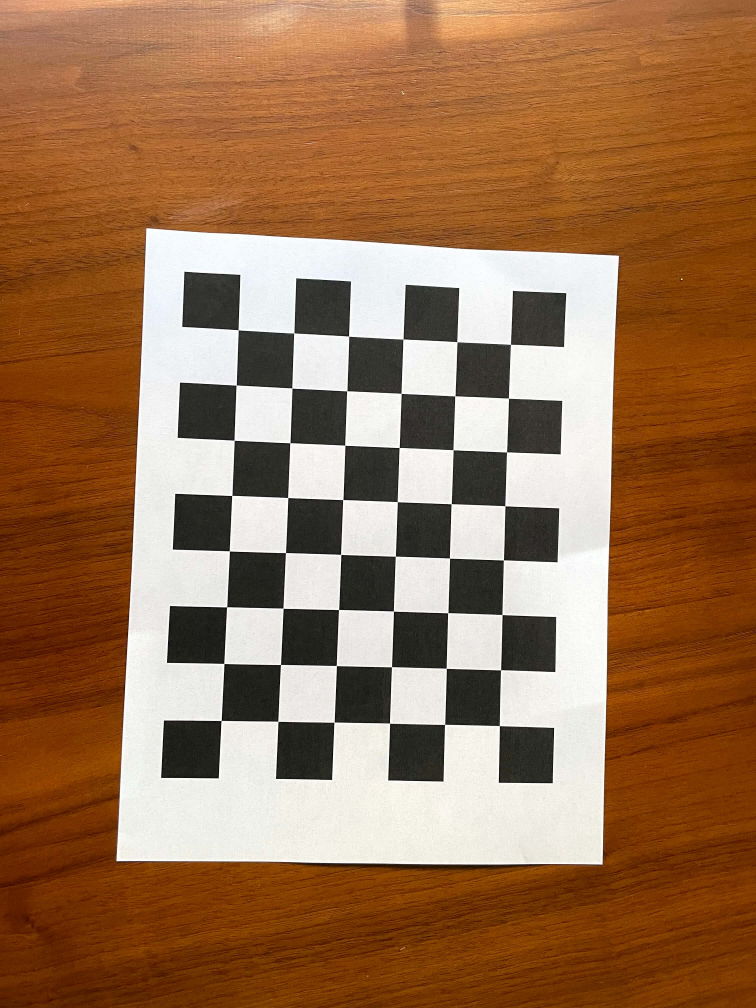
#> input picture images/calibrate_camera_images/IMG_4722.jpg, 2268 x 3024 px (shown at 1/3 size); its folder holds only this picture in this run
$ jupyter execute AR_overlay_homography.ipynb
#> lines starting #> are read from the running program, lines starting #| are printed output that depends on the picture; long printed decimals are rounded
[cell 1]
import numpy as np
import cv2
import os
import matplotlib.pyplot as plt
from matplotlib.pyplot import figure
import glob

import math

[cell 2]
# Load the camera calibration matrix
K = np.load("calibration_matrix.npy")
#> (reads calibration_matrix.npy from the repository)
distortion_coeffs = np.load("distCoeffs.npy")
#> (reads distCoeffs.npy from the repository)

print("calibration matrix is: \n" , K)
print("distortion_coeffs are: \n" , distortion_coeffs)

[cell 3]
# [15 lines of commented-out code are left out]

[cell 4]
# Show a cube on the first image
#data = np.load('calibration_matrix.npy')
#Set the variables
folderpath = "images/calibrate_camera_images"
width = 8 # Width of checkerboard
height = 6 # Height of checkerboard pattern
square_size = 25 # Length of edge of square in meters 25mm
# flag_show_checkerboard_images = True


# Termination criteria for stopping subpixel corner calculation
criteria = (cv2.TERM_CRITERIA_EPS + cv2.TERM_CRITERIA_MAX_ITER, 30, 0.01)


objpts = np.zeros((height*width,3), np.float32)
xx,yy = np.meshgrid(np.arange(0,width,1), np.arange(0,height,1))

# Reshape into 1d array
xx = xx.reshape(-1)
yy = yy.reshape(-1)

# Update coordinates of the XY points
objpts[:,0] = xx
objpts[:,1] = yy

# Sacle by the true size
objpts = square_size* objpts

fnames = os.listdir(folderpath)
# print(fnames)
for curr_file in fnames:
        if not '.jpg' in curr_file:
            continue

        print("Reading file: "+ curr_file )

        current_fname = os.path.join(folderpath,curr_file)
        img = cv2.imread(current_fname) # Read as grayscale
#> img is the input picture: shape (3024, 2268, 3); mean B, G, R 81.7, 114.2, 154.3
        img = cv2.cvtColor(img, cv2.COLOR_BGR2RGB) # Read as grayscale
        img_baseline = np.copy(img)
#         plt.imshow(img)
#         plt.show()
#         break
        gray = cv2.cvtColor(img,cv2.COLOR_BGR2GRAY)
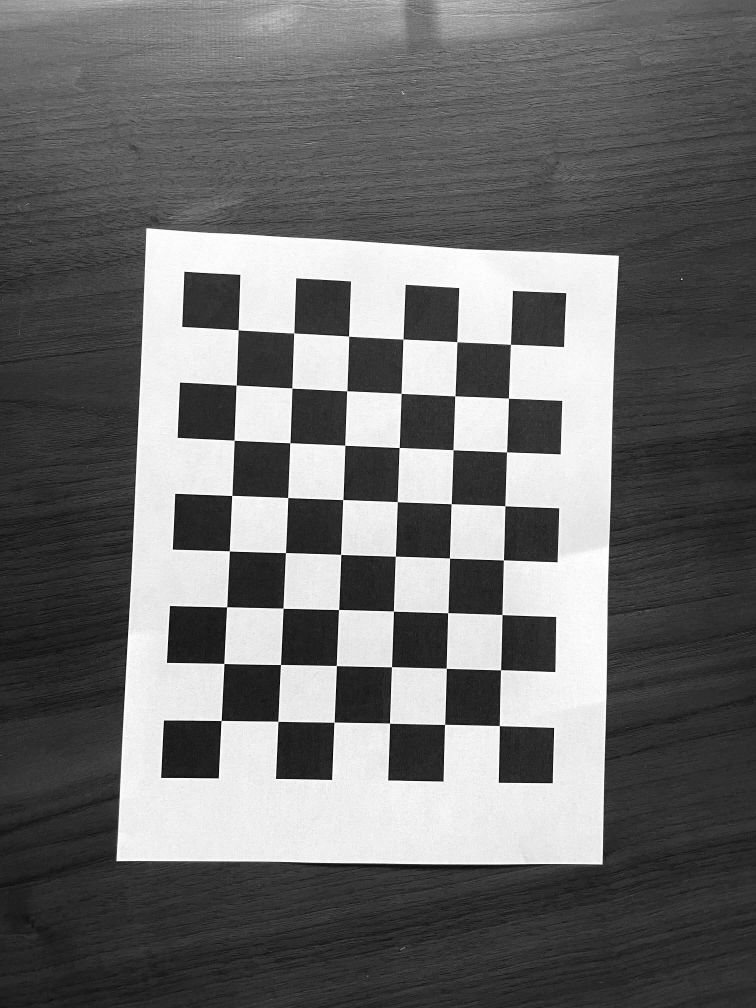
#> gray: shape (3024, 2268) (shown at 1/3 size); min 0, max 255, mean 109.1

        #Find the chessboard corners
        ret,corners = cv2.findChessboardCorners(gray,(width,height),
                                               cv2.CALIB_CB_ADAPTIVE_THRESH
                                                + cv2.CALIB_CB_FAST_CHECK
                                                + cv2.CALIB_CB_NORMALIZE_IMAGE)
#> ret = True; corners = 48 rows, first 8: [664.4, 2162.4], [672.6, 1991.4], [681.1, 1821.6], [689, 1654], [695.9, 1487.5], [703.3, 1321.7], [709.5, 1156.1], [715.5, 990.7]

        #If the corners are detected, run subpixel accuracy
        if ret:

            print("Initial corners found")
            corners2 = cv2.cornerSubPix(gray,corners,(11,11),(-1,-1),criteria)
#> corners2 = 48 rows, first 8: [664.4, 2162.4], [672.7, 1991.3], [681.1, 1821.6], [689.1, 1653.8], [696.5, 1487.3], [703.3, 1321.6], [709.4, 1156], [715.4, 990.5]
#             print(corners2)

            # Draw the corners
            img = cv2.drawChessboardCorners(img,(width,height),corners2,ret)

            figure(figsize=(16,12))
            plt.imshow(img,cmap='gray')
            plt.show()

            # Get Homography for first square to
            src_pts = []
            src_pts.append(corners[0])
            src_pts.append(corners[1])
            src_pts.append(corners[9])
            src_pts.append(corners[8])
            src_pts = np.array(src_pts)
#> src_pts = [[664.4, 2162.4], [672.7, 1991.3], [842.4, 1994.4], [834.7, 2164.8]]
            src_pts = src_pts.reshape(-1,1,2)

            xx = 1000
            yy = 1500
            pt1 = [xx,yy+100]
            pt2 = [xx,yy]
            pt3 = [xx+100,yy]
            pt4 = [xx+100,yy+100]
            dst_pts = np.float32([pt1,pt2,pt3,pt4]).reshape(-1,1,2)


            M, mask = cv2.findHomography(src_pts, dst_pts, cv2.RANSAC,5.0)
#> M = [[0.576, 0.0479, 539], [-0.0461, 0.627, 314.7], [-2.34e-05, 1.88e-05, 1]]; mask = [1, 1, 1, 1]
#             M2, mask = cv2.findHomography(dst, src_pts, cv2.RANSAC,5.0)
            print("Homography for first image to top view shot is:\n ", M)
#| Homography for first image to top view shot is:
#|   [[ 5.75806362e-01  4.79026254e-02  5.38968922e+02]
#|  [-4.60994412e-02  6.27157460e-01  3.14707367e+02]
#|  [-2.34464646e-05  1.88285879e-05  1.00000000e+00]]
            matchesMask = mask.ravel().tolist()
#> matchesMask = [1, 1, 1, 1]
            print("Image shape is: ", img.shape)
#| Image shape is:  (3024, 2268, 3)
            h,w,d = img.shape
#> h = 3024; w = 2268; d = 3

#             pts = np.float32([ [0,0],[0,h-1],[w-1,h-1],[w-1,0] ]).reshape(-1,1,2)
            dst = cv2.warpPerspective(img,M,(h,w))
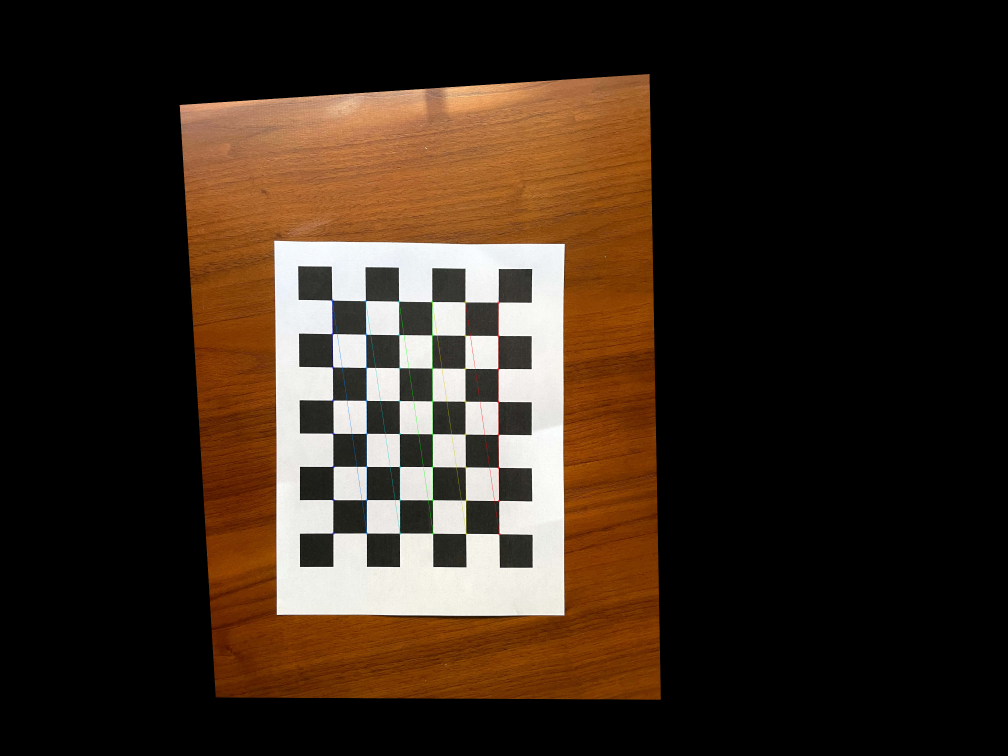
#> dst: shape (2268, 3024, 3) (shown at 1/3 size); mean R, G, B 56.7, 41.9, 29.8

            figure(figsize=(16,12))
            plt.imshow(dst)
            plt.show()

        break

[cell 5]
#Homography from flat to tilted
H, mask2 = cv2.findHomography(dst_pts, src_pts, cv2.RANSAC,5.0)
#> H = [[1.71, -0.104, -888.8], [0.107, 1.62, -567.1], [3.81e-05, -3.29e-05, 1]]; mask2 = [1, 1, 1, 1]
print("Computed Homography = \n", H)
#| Computed Homography =
#|  [[ 1.70983060e+00 -1.03912833e-01 -8.88843420e+02]
#|  [ 1.06571753e-01  1.61958556e+00 -5.67134371e+02]
#|  [ 3.80828869e-05 -3.29308977e-05  1.00000000e+00]]

[cell 6]
def compute_projection_matrix(H,K):
    # H = K * [c1|c2|t]
    # Kinv * H = [c1|c2|t]
#     H = -1*H
    print("K is= \n ",K)
    print("H is= \n ",H)
#| H is=
#|   [[ 1.70983060e+00 -1.03912833e-01 -8.88843420e+02]
#|  [ 1.06571753e-01  1.61958556e+00 -5.67134371e+02]
#|  [ 3.80828869e-05 -3.29308977e-05  1.00000000e+00]]

    M = np.linalg.inv(K)
    print("Kinv is= \n ",M)

    M = np.matmul(M,H)
#> M = [[0.00317, -0.000173, -2.3], [0.000182, 0.00304, -1.5], [3.81e-05, -3.29e-05, 1]]
    print("Kinnv * H = \n", M)
#| Kinnv * H =
#|  [[ 3.16527643e-03 -1.72811915e-04 -2.29676114e+00]
#|  [ 1.82090905e-04  3.03604506e-03 -1.49749142e+00]
#|  [ 3.80828869e-05 -3.29308977e-05  1.00000000e+00]]

    # Get the first 2 columns
    a = M[:,0]
#> a = [0.00317, 0.000182, 3.81e-05]
    b = M[:,1]
#> b = [-0.000173, 0.00304, -3.29e-05]
    t  = M[:,2]
#> t = [-2.3, -1.5, 1]

    l = math.sqrt(np.linalg.norm(a) * np.linalg.norm(b))
#> l = 0.00311


    #Normalize the columns:
    a = a /l# np.linalg.norm(a)
#> a = [1.02, 0.0586, 0.0123]
    b = b /l# np.linalg.norm(b)
#> b = [-0.0557, 0.978, -0.0106]
    t = t/l
#> t = [-739.6, -482.2, 322]


    print("a:", a)
#| a: [1.019 0.05864 0.01226]
    print("b:", b)
#| b: [-0.05565  0.9777  -0.0106]
    print("t \n before normalization: {}, \n after normallization: {}".format(M[:,2], t))
#| t
#|  before normalization: [-2.297 -1.497  1.        ],
#|  after normallization: [-739.635 -482.243  322.034]
    print("l:", l)
#| l: 0.003105

    c = np.cross(a,b)
#> c = [-0.0126, 0.0101, 1]
    c = c / np.linalg.norm(c)

# [18 lines of commented-out code are left out]

    c1 = a
#> c1 = [1.02, 0.0586, 0.0123]
    c2 = b
#> c2 = [-0.0557, 0.978, -0.0106]
    c3 = c
#> c3 = [-0.0126, 0.0101, 1]


    print("Normalized columns : ", c1,c2,c3)
#| Normalized columns :  [1.019 0.05864 0.01226] [-0.05565  0.9777  -0.0106] [-0.01261  0.01013  0.9999]

    # Make the Extrinsic matrix
    ext_mat = np.stack((c1,c2,c3,t),axis=1)
#> ext_mat = [[1.02, -0.0557, -0.0126, -739.6], [0.0586, 0.978, 0.0101, -482.2], [0.0123, -0.0106, 1, 322]]
    print("Ext matrix is: \n", ext_mat)
#| Ext matrix is:
#|  [[ 1.01932669e+00 -5.56513159e-02 -1.26124838e-02 -7.39635225e+02]
#|  [ 5.86394662e-02  9.77709798e-01  1.01273207e-02 -4.82243182e+02]
#|  [ 1.22639852e-02 -1.06048694e-02  9.99869173e-01  3.22034020e+02]]

    # Get projection matrix
    proj_matrix = np.matmul(K,ext_mat)
#> proj_matrix = [[550.6, -33.46, 335.6, -286237.8], [34.32, 521.6, 240.9, -182636.6], [0.0123, -0.0106, 1, 322]]
    print("proj_matrix is: \n", proj_matrix)
#| proj_matrix is:
#|  [[ 5.50623622e+02 -3.34634673e+01  3.35562717e+02 -2.86237820e+05]
#|  [ 3.43197302e+01  5.21561651e+02  2.40929225e+02 -1.82636562e+05]
#|  [ 1.22639852e-02 -1.06048694e-02  9.99869173e-01  3.22034020e+02]]

    return proj_matrix

[cell 7]
proj_matrix = compute_projection_matrix(H,K)

[cell 8]
# Noow that I have the projection matrix, project a cube into image space

print("Homography H = \n ", H)
#| Homography H =
#|   [[ 1.70983060e+00 -1.03912833e-01 -8.88843420e+02]
#|  [ 1.06571753e-01  1.61958556e+00 -5.67134371e+02]
#|  [ 3.80828869e-05 -3.29308977e-05  1.00000000e+00]]
print("\n Projection Matrix:  = \n ", proj_matrix)
#|  Projection Matrix:  =
#|   [[ 5.50623622e+02 -3.34634673e+01  3.35562717e+02 -2.86237820e+05]
#|  [ 3.43197302e+01  5.21561651e+02  2.40929225e+02 -1.82636562e+05]
#|  [ 1.22639852e-02 -1.06048694e-02  9.99869173e-01  3.22034020e+02]]

ptsA = np.array([
    objpts[0],
    objpts[1],
    objpts[9],
    objpts[8]]
)

# [10 lines of commented-out code are left out]

out = []
for pt in dst_pts:
    out.append(np.append(pt,[0,1]))

pts_3d  = np.array(out)


pts_v2 = np.copy(pts_3d)
pts_v2[:,2] = 300
pts_3d = np.append(pts_3d,pts_v2,axis=0)

print(pts_3d.shape)
print("\n pts_3d Homogeneous coordinates are: \n",  pts_3d)

# dst = cv2.perspectiveTransform(ptsA.reshape(-1, 1, 3), proj_matrix)
# dst = cv2.perspectiveTransform(pts_3d.reshape(-1, 1, 3), proj_matrix)
dst = np.matmul(proj_matrix,pts_3d.T).T
#> dst = [[210844.3, 686181.8, 317.3], [214190.6, 634025.6, 318.4], [269253, 637457.6, 319.6], [265906.6, 689613.8, 318.6], [311513.1, 758460.6, 617.3], [314859.4, 706304.4, 618.4], [369921.8, 709736.4, 619.6], [366575.4, 761892.6, 618.5]]

out = []
for pt in dst:
    out.append(pt/pt[2])
#> this loop made 8 passes
#> after the loop, out = [[664.4, 2162.4, 1], [672.7, 1991.3, 1], [842.4, 1994.4, 1], [834.7, 2164.8, 1], [504.6, 1228.7, 1], [509.2, 1142.2, 1], [597.1, 1145.5, 1], [592.7, 1231.8, 1]]

dst = np.array(out)
#> dst has the same summary as out
print(type(dst))
#| <class 'numpy.ndarray'>

# print(dst_pts[0].shape)
# print("Initial points: \n ", pts_3d)
print("\n Transformed points:\n ",  dst)
#|  Transformed points:
#|   [[6.64431702e+02 2.16235889e+03 1.00000000e+00]
#|  [6.72728821e+02 1.99134473e+03 1.00000000e+00]
#|  [8.42423523e+02 1.99444153e+03 1.00000000e+00]
#|  [8.34723267e+02 2.16480762e+03 1.00000000e+00]
#|  [5.04645437e+02 1.22869217e+03 1.00000000e+00]
#|  [5.09191681e+02 1.14223781e+03 1.00000000e+00]
#|  [5.97054555e+02 1.14551607e+03 1.00000000e+00]
#|  [5.92667971e+02 1.23180462e+03 1.00000000e+00]]

# asd = np.matmul(H,np.array([1000,1600,1]))
# asd /= asd[2]
# print("\n Transformed point using homographys:\n ",  asd)

print("\n Original src points: \n" , src_pts)
#|  Original src points:
#|  [[[ 664.4317  2162.359  ]]
#|  [[ 672.7288  1991.3447 ]]
#|  [[ 842.4235  1994.4415 ]]
#|  [[ 834.723 2164.8076 ]]]

# print(proj_matrix[:,3]/1.3776e3)

# dst[:,:2]

[cell 9]
# Overlay the points
img2 = np.copy(img_baseline)
figure(figsize=(16,12))
# plt.imshow(img2)
# plt.show()

# cv2.polylines(img2,dst[:,:2])

isClosed = False

# Blue color in BGR
color = (255, 0, 255)

# Line thickness of 2 px
thickness = 20

for i in range(dst.shape[0]):
    print(i)

    if(i>=dst.shape[0]//2):
        break

    pt1 = np.int32(dst[i,:2])
    pt2 = np.int32(dst[i+4,:2])

    print(pt1,pt2)
# # Using cv2.polylines() method
# # Draw a Blue polygon with
# # thickness of 1 px
    img2 = cv2.polylines(img2, [np.array([pt1,pt2]).reshape(-1,1,2)],
                          isClosed, color, thickness)
#> this loop made 5 passes
#> (pt1, pt2) on passes 1 to 4: ([664, 2162], [504, 1228]), ([672, 1991], [509, 1142]), ([842, 1994], [597, 1145]), ([834, 2164], [592, 1231])
#| [ 664 2162] [ 504 1228]
#| [ 672 1991] [ 509 1142]
#| [ 842 1994] [ 597 1145]
#| [ 834 2164] [ 592 1231]

plt.imshow(img2)
plt.show()

[cell 10]
#Decompose this homography matrix
retval, rotations, translations, normals = cv2.decomposeHomographyMat(H,K)
#> retval = 4; translations = ([-0.768, -0.441, -0.389], [0.768, 0.441, 0.389], [-0.44, -0.207, 0.836], [0.44, 0.207, -0.836]); normals = ([-0.0431, 0.0208, 0.999], [0.0431, -0.0208, -0.999], [-0.893, -0.443, 0.0821], [0.893, 0.443, -0.0821])

# print(retval)
print("Rotations")
for rot in rotations:
    print(rot)
#> this loop made 4 passes
#| [[ 0.9992 -0.04038  0.004221]
#|  [ 0.04037  0.9992  0.002823]
#|  [-0.004332  -0.002651  1]]
#| [[ 0.9992 -0.04038  0.004221]
#|  [ 0.04037  0.9992  0.002823]
#|  [-0.004332  -0.002651  1]]
#| [[ 0.6394   -0.2516 -0.7266]
#|  [-0.125  0.8984 -0.4211]
#|  [ 0.7587  0.3601  0.5429]]
#| [[ 0.6394   -0.2516 -0.7266]
#> (further printed lines are left out)
print("Translations")
for tv in translations:
    print(tv)
#> this loop made 4 passes
#| [[-0.7678]
#|  [-0.4414]
#|  [-0.3889]]
#| [[0.7678]
#|  [0.4414]
#|  [0.3889]]
#| [[-0.4402]
#|  [-0.2066 ]
#|  [ 0.8361]]
#| [[ 0.4402]
#> (further printed lines are left out)
# print(translations)
print("Normals")
for nor in normals:
    print(nor)
#> this loop made 4 passes
#| [[-0.04308]
#|  [ 0.0208]
#|  [ 0.9989]]
#| [[ 0.04308]
#|  [-0.0208]
#|  [-0.9989]]
#| [[-0.8925]
#|  [-0.4435]
#|  [ 0.08211]]
#| [[ 0.8925]
#> (further printed lines are left out)
